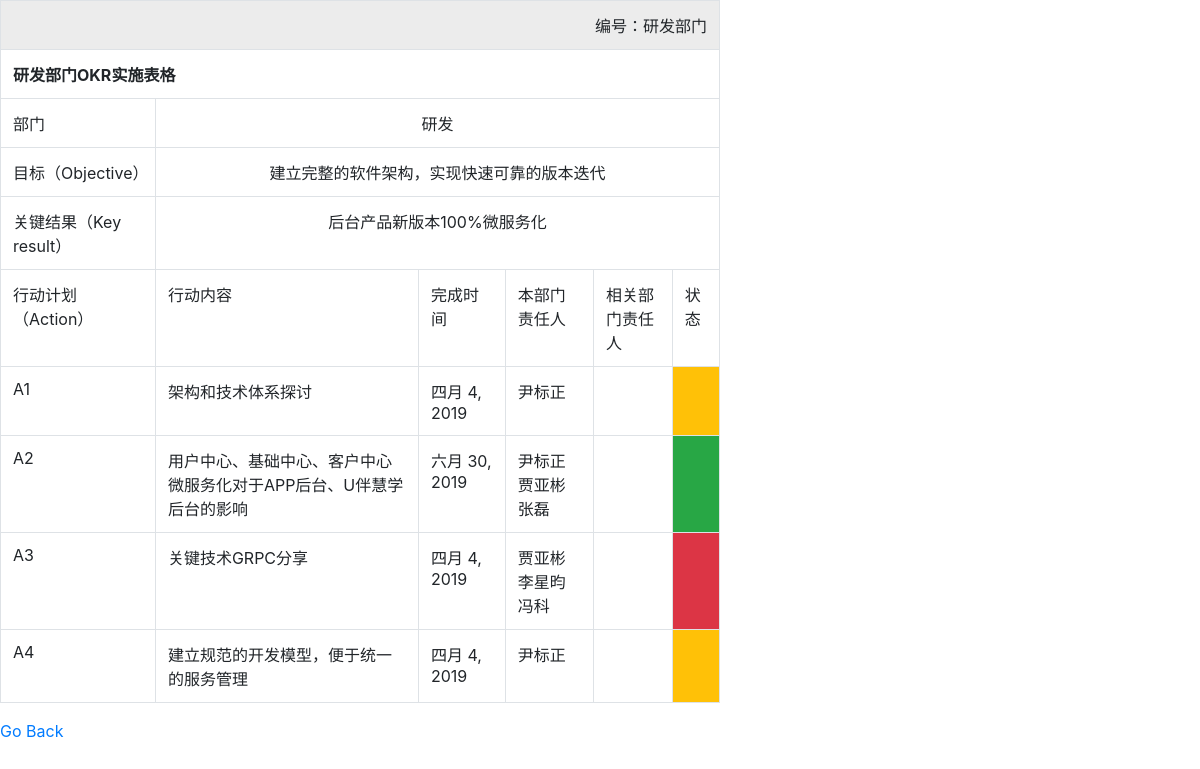
The app's page /Objective/Objective_id/1/ with its own data.
### Objective/models.py (models this page shows, shortened)
class Objective(models.Model):
    department = models.CharField('部门', max_length=20)
    objective = models.CharField('目标', max_length=200)
    key_result = models.CharField('关键结果', max_length=200)
    self_assessment_score = models.IntegerField('部门自评', default=0)
    leader_assessment_score = models.IntegerField('领导评分', default=0)
    code = models.CharField('编号', max_length=20, default='')
    time_description = models.CharField('年度', max_length=20, default='')

class Action(models.Model):
    objective = models.ForeignKey(Objective, on_delete=models.CASCADE)
    content = models.CharField('行动内容', max_length=500, default='')
    complete_date = models.DateField('完成时间')
    local_leader = models.CharField('本部门责任人', max_length=100, default='')
    correlative_leader = models.CharField('相关部门责任人', max_length=100, blank=True, default='')
    status = models.IntegerField('状态', choices=STATUS_CHOICE)

### Objective/views.py (the view)
# urls.py: url('Objective_id/(\d+)/', views.objective_detail, name='key_result_detail'),
def objective_detail(request, pk):
    return render(request, 'Objective/objective_detail.html',
                  {'actions': Action.objects.filter(objective_id=pk), 'objective': Objective.objects.get(id=pk)})

### Objective/templates/Objective/objective_detail.html (shortened to what this page needs)
<link rel="stylesheet" href="https://maxcdn.bootstrapcdn.com/bootstrap/4.0.0/css/bootstrap.min.css"
>
<table class="table table-hover table-bordered" style="width:60% !important" border="1">
    <tbody>
    <tr>
        <td colspan="6" align="right">编号：{{ objective.department }}部门{{ objective.code }}</td>
    </tr>
    <tr>
        <th colspan="6" align="center">{{ objective.department }}部门{{ objective.time_description }}OKR实施表格</th>
    </tr>
    <tr>
        <td>部门</td>
        <td colspan="5" align="center">{{ objective.department }}</td>
    </tr>
    <tr>
        <td>目标（Objective）</td>
        <td colspan="5" align="center">{{ objective.objective }}</td>
    </tr>
    <tr>
        <td>关键结果（Key result）</td>
        <td colspan="5" align="center">{{ objective.key_result }}</td>
    </tr>
    <tr>
        <td>
            行动计划（Action）
        </td>
        <td>
            行动内容
        </td>
        <td>
            完成时间
        </td>
        <td>
            本部门责任人
        </td>
        <td>
            相关部门责任人
        </td>
        <td>
            状态
        </td>
    </tr>
    {% for a in actions %}
        <tr>
            <td>
                A{{ forloop.counter }}
            </td>
            <td>
                {{ a.content }}
            </td>
            <td>
                {{ a.complete_date }}
            </td>
            <td>
                {{ a.local_leader }}
            </td>
            <td>
            </td>
            <td class="
                {% if a.status == 1 %}
                p-3 mb-2 bg-warning
                {% elif a.status == 2 %}
p-3 mb-2 bg-success
                {% else %}
                p-3 mb-2 bg-danger
{% endif %}">
            </td>
        </tr>
    {% endfor %}
    </tbody>
</table>
<a href="/">Go Back</a>

### records on screen
Objective: department "研发", objective "建立完整的软件架构，实现快速可靠的版本迭代", key_result "后台产品新版本100%微服务化"
Action: content "架构和技术体系探讨", complete_date "四月 4, 2019", local_leader "尹标正", status 1 (drawn)
Action: content "用户中心、基础中心、客户中心微服务化对于APP后台、U伴慧学后台的影响", complete_date "六月 30, 2019", local_leader "尹标正 贾亚彬 张磊", status 2 (drawn)
Action: content "关键技术GRPC分享", complete_date "四月 4, 2019", local_leader "贾亚彬 李星昀 冯科", status 3 (drawn)
Action: content "建立规范的开发模型，便于统一的服务管理", complete_date "四月 4, 2019", local_leader "尹标正", status 1 (drawn)
